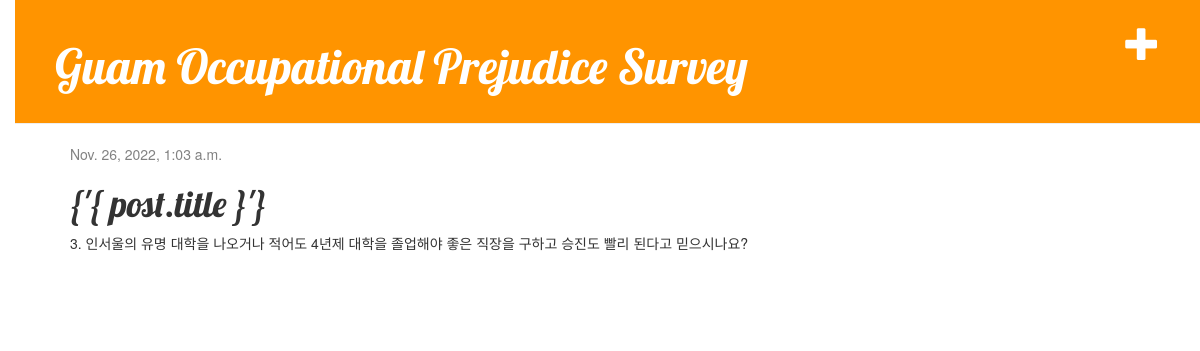
Screenshot of /post/7/ with the database file from the repository.
### blog/models.py (models this page shows, shortened)
class Post(models.Model):
    author = models.ForeignKey(settings.AUTH_USER_MODEL, on_delete=models.CASCADE)
    title = models.CharField(max_length=200)
    text = models.TextField()
    created_date = models.DateTimeField(
            default=timezone.now)
    published_date = models.DateTimeField(
            blank=True, null=True)

### blog/views.py (the view)
# urls.py: path('post/<int:pk>/', views.post_detail, name='post_detail'),
def post_detail(request, pk):
    post = get_object_or_404(Post, pk=pk)
    return render(request, 'blog/post_detail.html', {'post': post})

### blog/templates/blog/post_detail.html (shortened to what this page needs)
<!DOCTYPE html>
<html lang="en">
<head>
</head>
<body>
{% extends 'blog/base.html' %}
{% block content %}
    <div class="post">
        {% if post.published_date %}
            <div class="date">
                {{ post.published_date }}
            </div>
        {% endif %}
        <h1>{'{ post.title }'}</h1>
        <p>{{ post.text|linebreaksbr }}</p>
    </div>
{% endblock %}

### blog/static/css/blog.css (style rules this page uses)
body { padding-left: 15px; }
h1, h2, h3, h4 { font-family: 'Lobster', cursive; }
.date { color: #828282; }
.post { margin-bottom: 70px; }

### rows the page displays
Post: published_date "Nov. 26, 2022, 1:03 a.m.", text "3. 인서울의 유명 대학을 나오거나 적어도 4년제 대학을 졸업해야 좋은 직장을 구하고 승진도 빨리 된다고 믿으시나요?"
